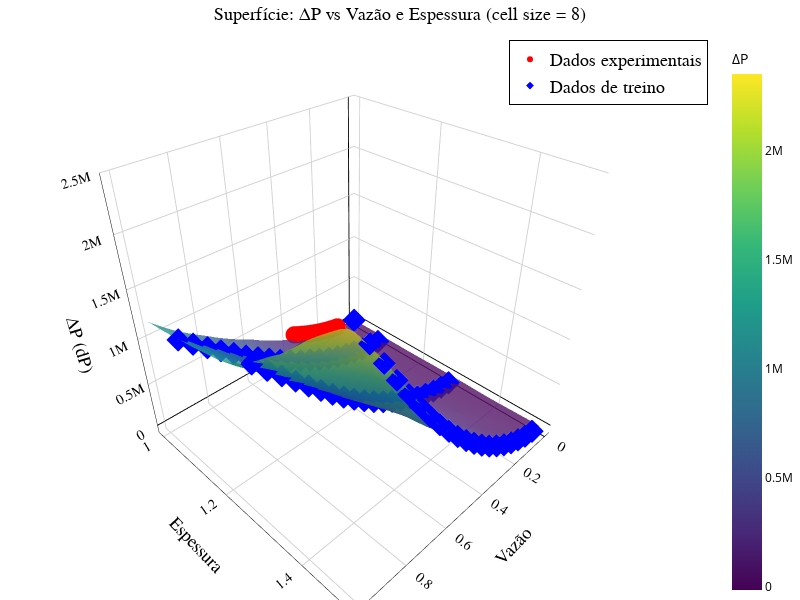

Source (notebook cell):
### Code cell
import joblib
import numpy as np
import pandas as pd
import plotly.graph_objects as go
import os

cell_size = 6

# ========== Carregar dados experimentais ==========
df = pd.read_excel('Train_data.xlsx', sheet_name='Cs6EXP')
vazao_exp = df.iloc[:, 0].values
dp_exp = df.iloc[:, 3].values
espessura_exp = 1
cell_size_exp = 8
espessura_exp_array = np.full_like(vazao_exp, espessura_exp)

# ========== Carregar modelo e scalers ==========
mlp_model = joblib.load('mlp_model_forch_loocv.pkl')
scalerx = joblib.load('scalerx_mlp_model_forch_loocv.pkl')
scalery = joblib.load('scalery_mlp_model_forch_loocv.pkl')

# ========== Superfície predita ==========
vazao_vals = np.linspace(0, 1, 50)
espessura_vals = np.linspace(1.0, 1.5, 50)
V, E = np.meshgrid(vazao_vals, espessura_vals)
X_input = np.column_stack((V.ravel(), E.ravel(), np.full(V.size, cell_size)))
X_scaled = scalerx.transform(X_input)
Y_scaled = mlp_model.predict(X_scaled).reshape(-1, 1)
Y_pred = scalery.inverse_transform(Y_scaled).reshape(V.shape)

# ========== Carregar dados de treino ==========

# ========== Criar figura ==========
fig = go.Figure()

# Superfície
fig.add_trace(go.Surface(
    z=Y_pred,
    x=V,
    y=E,
    colorscale='Viridis',
    colorbar=dict(
        title='ΔP',
        titlefont=dict(color='black'),  # Define a cor do título da barra de cores
        tickfont=dict(color='black')   # Define a cor da fonte dos ticks da barra de cores
    ),
    opacity=0.8,
    showscale=True
))
# Pontos experimentais
fig.add_trace(go.Scatter3d(
    x=vazao_exp,
    y=espessura_exp_array,
    z=dp_exp,
    mode='markers',
    marker=dict(size=6, color='red', symbol='circle'),
    name='Dados experimentais'
))

# Pontos de treino
df2 = pd.read_excel('Train_data.xlsx', sheet_name='Cs6')
fig.add_trace(go.Scatter3d(
    x=df2.iloc[:, 0].values,
    y=df2.iloc[:, 1].values,
    z=df2.iloc[:, 3].values,
    mode='markers',
    marker=dict(size=6, color='blue', symbol='diamond'),
    name='Dados de treino'
))

# Layout padronizado
fig.update_layout(
    title=dict(
        text='Superfície: ΔP vs Vazão e Espessura (cell size = 8)',
        font=dict(size=font_title_size, family=font_family, color=font_color),
        x=0.5
    ),
    width=800,
    height=600,
    margin=dict(l=0, r=0, b=0, t=40),
    plot_bgcolor='white',
    scene=dict(
        xaxis=dict(
            title='Vazão',
            titlefont=dict(size=font_axis_size, family=font_family, color=font_color),
            tickfont=dict(size=font_tick_size, family=font_family, color=font_color),
            showbackground=True,
            backgroundcolor='white',
            gridcolor='lightgray',
            zeroline=True,
            zerolinecolor='black',
            zerolinewidth=2,  # Ajuste a espessura da linha zero
            linecolor='black'
        ),
        yaxis=dict(
            title='Espessura',
            titlefont=dict(size=font_axis_size, family=font_family, color=font_color),
            tickfont=dict(size=font_tick_size, family=font_family, color=font_color),
            showbackground=True,
            backgroundcolor='white',
            gridcolor='lightgray',
            zeroline=True,
            zerolinecolor='black',
            zerolinewidth=2,  # Ajuste a espessura da linha zero
            linecolor='black'
        ),
        zaxis=dict(
            title='ΔP (dP)',
            titlefont=dict(size=font_axis_size, family=font_family, color=font_color),
            tickfont=dict(size=font_tick_size, family=font_family, color=font_color),
            showbackground=True,
            backgroundcolor='white',
            gridcolor='lightgray',
            zeroline=True,
            zerolinecolor='black',
            zerolinewidth=2,  # Ajuste a espessura da linha zero
            linecolor='black'
        )
    ),
    legend=dict(
        x=legx,
        y=legy,
        xanchor=legxanchor,
        yanchor=legyanchor,
        bgcolor='rgba(255,255,255,0.7)',
        bordercolor='black',
        borderwidth=1,
        font=dict(size=font_legend_size, family=font_family, color=font_color)
    )
)

fig.show()

### Figure 1 — Plotly figure (JSON) as saved in the notebook; plotly's stock layout.template omitted (floating-point values rounded to 4 significant figures; data arrays with more than 128 entries replaced by an {"elided": "..."} marker saying what was removed)
{"data": [{"colorbar": {"tickfont": {"color": "black"}, "title": {"font": {"color": "black"}, "text": "ΔP"}}, "colorscale": [[0, "#440154"], [0.1111, "#482878"], [0.2222, "#3e4989"], [0.3333, "#31688e"], [0.4444, "#26828e"], [0.5556, "#1f9e89"], [0.6667, "#35b779"], [0.7778, "#6ece58"], [0.8889, "#b5de2b"], [1, "#fde725"]], "opacity": 0.8, "showscale": true, "type": "surface", "x": {"elided": "50x50 float values"}, "y": {"elided": "50x50 float values"}, "z": {"elided": "50x50 float values"}}, {"marker": {"color": "red", "size": 6, "symbol": "circle"}, "mode": "markers", "name": "Dados experimentais", "type": "scatter3d", "x": [0.1104, 0.1289, 0.1477, 0.167, 0.1858, 0.2049, 0.226, 0.2449, 0.2644, 0.2837, 0.3041, 0.3234, 0.3434, 0.3638], "y": [1, 1, 1, 1, 1, 1, 1, 1, 1, 1, 1, 1, 1, 1], "z": [26270.0, 35370.0, 45710.0, 57420.0, 70110.0, 84230.0, 100300.0, 116700.0, 134300.0, 153000.0, 173000.0, 194300.0, 216400.0, 239800.0]}, {"marker": {"color": "blue", "size": 6, "symbol": "diamond"}, "mode": "markers", "name": "Dados de treino", "type": "scatter3d", "x": [0.05, 0.1, 0.15, 0.2, 0.25, 0.3, 0.35, 0.4, 0.45, 0.5, 0.55, 0.6, 0.65, 0.7, 0.75, 0.8, 0.85, 0.9, 0.95, 1, 0.05, 0.1, 0.15, 0.2, 0.25, 0.3, 0.35, 0.4, 0.45, 0.5, 0.55, 0.6, 0.65, 0.7, 0.75, 0.8, 0.85, 0.9, 0.95, 1, 0.05, 0.1, 0.15, 0.2, 0.25, 0.3, 0.35, 0.4, 0.45, 0.5, 0.55, 0.6, 0.65, 0.7, 0.75, 0.8, 0.85, 0.9, 0.95, 1], "y": [1.1, 1.1, 1.1, 1.1, 1.1, 1.1, 1.1, 1.1, 1.1, 1.1, 1.1, 1.1, 1.1, 1.1, 1.1, 1.1, 1.1, 1.1, 1.1, 1.1, 1.5, 1.5, 1.5, 1.5, 1.5, 1.5, 1.5, 1.5, 1.5, 1.5, 1.5, 1.5, 1.5, 1.5, 1.5, 1.5, 1.5, 1.5, 1.5, 1.5, 1.3, 1.3, 1.3, 1.3, 1.3, 1.3, 1.3, 1.3, 1.3, 1.3, 1.3, 1.3, 1.3, 1.3, 1.3, 1.3, 1.3, 1.3, 1.3, 1.3], "z": [5230.0, 18290.0, 38600.0, 65830.0, 99720.0, 140000.0, 186400.0, 238800.0, 297000.0, 360700.0, 430000.0, 504600.0, 584600.0, 669600.0, 759600.0, 854000.0, 951300.0, 1050000.0, 1151000.0, 1259000.0, 9982.0, 35080.0, 73870.0, 125500.0, 189400.0, 265100.0, 352000.0, 450000.0, 558700.0, 677800.0, 807400.0, 947100.0, 1097000.0, 1257000.0, 1428000.0, 1608000.0, 1798000.0, 1997000.0, 2206000.0, 2425000.0, 6764.0, 23570.0, 49640.0, 84390.0, 127400.0, 178400.0, 237100.0, 303200.0, 376700.0, 456700.0, 544000.0, 638300.0, 739600.0, 847700.0, 962200.0, 1082000.0, 1205000.0, 1327000.0, 1449000.0, 1576000.0]}], "layout": {"height": 600, "legend": {"bgcolor": "rgba(255,255,255,0.7)", "bordercolor": "black", "borderwidth": 1, "font": {"color": "black", "family": "Arial", "size": 18}, "x": 1, "xanchor": "right", "y": 1, "yanchor": "top"}, "margin": {"b": 0, "l": 0, "r": 0, "t": 40}, "plot_bgcolor": "white", "scene": {"xaxis": {"backgroundcolor": "white", "gridcolor": "lightgray", "linecolor": "black", "showbackground": true, "tickfont": {"color": "black", "family": "Arial", "size": 13}, "title": {"font": {"color": "black", "family": "Arial", "size": 18}, "text": "Vazão"}, "zeroline": true, "zerolinecolor": "black", "zerolinewidth": 2}, "yaxis": {"backgroundcolor": "white", "gridcolor": "lightgray", "linecolor": "black", "showbackground": true, "tickfont": {"color": "black", "family": "Arial", "size": 13}, "title": {"font": {"color": "black", "family": "Arial", "size": 18}, "text": "Espessura"}, "zeroline": true, "zerolinecolor": "black", "zerolinewidth": 2}, "zaxis": {"backgroundcolor": "white", "gridcolor": "lightgray", "linecolor": "black", "showbackground": true, "tickfont": {"color": "black", "family": "Arial", "size": 13}, "title": {"font": {"color": "black", "family": "Arial", "size": 18}, "text": "ΔP (dP)"}, "zeroline": true, "zerolinecolor": "black", "zerolinewidth": 2}}, "title": {"font": {"color": "black", "family": "Arial", "size": 18}, "text": "Superfície: ΔP vs Vazão e Espessura (cell size = 8)", "x": 0.5}, "width": 800}}
